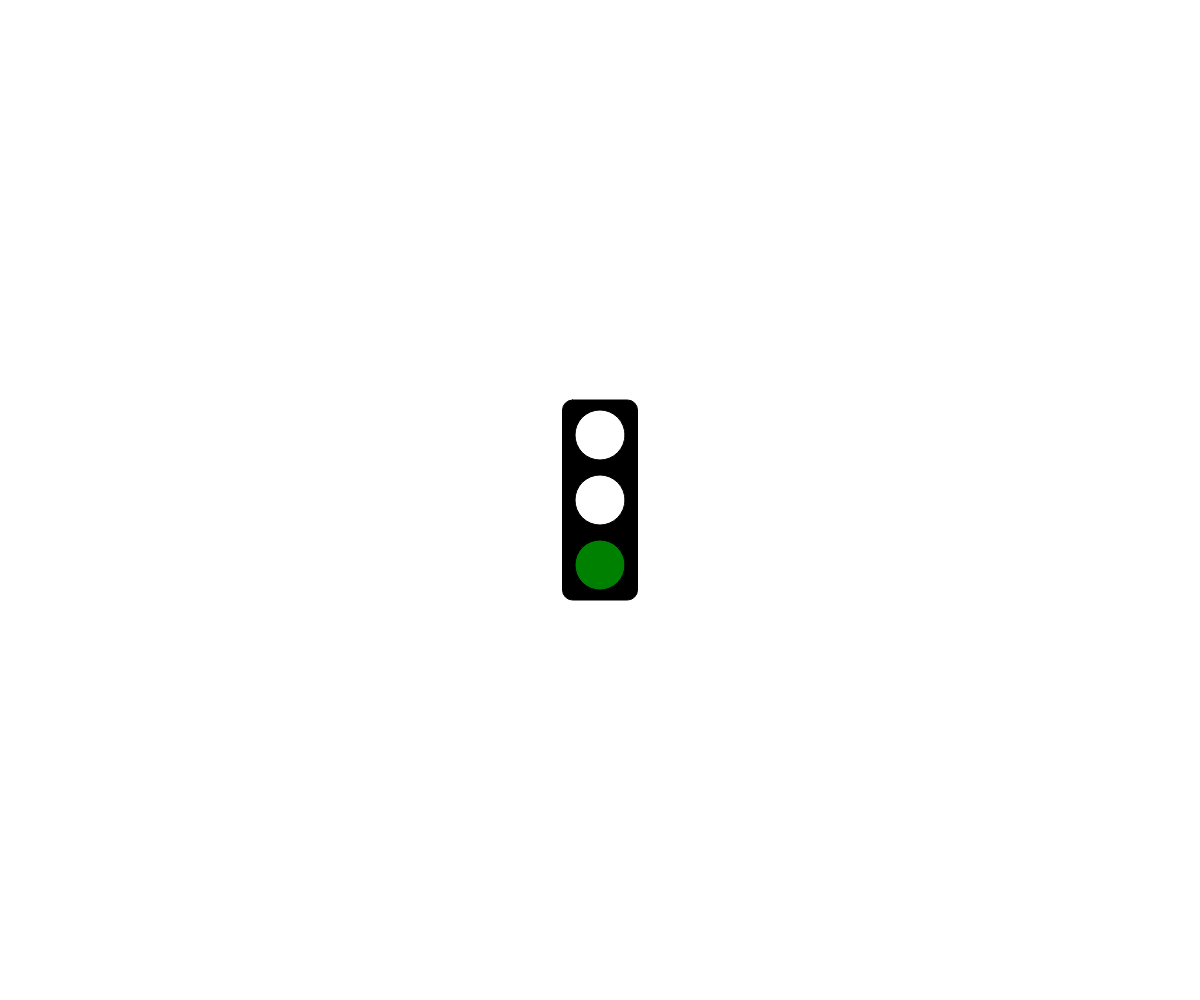
Frame 1 (no input)
Frame 60 (no input): identical to frame 1, image omitted
Frame 120 (the mouse pressed at the canvas centre since frame 60): identical to frame 1, image omitted

The p5.js sketch that drew this single still picture (run headless with seeded random() and noise() and a simulated clock; from frame 60 on, the mouse is pressed at the canvas centre):

// p5.js sketch
// ── sketch.js
// Traffic Light Starter Code
// Theo Martel
// Sept 28

// GOAL: make a 'traffic light' simulator. For now, just have the light
// changing according to time. You may want to investigate the millis()
// function at https://p5js.org/reference/#/p5/millis

let state = "green";
let greenTime = 5000;
let yellowTime = 1000;
let redTime = 5000;
let lastSwitch = 0;


async function setup() {
  createCanvas(windowWidth, windowHeight);
}

function draw() {
  background(255);
  drawOutlineOfLights();
  lightUp();
  console.log(millis());
}

function drawOutlineOfLights() {
  //box
  rectMode(CENTER);
  fill(0);
  rect(width/2, height/2, 75, 200, 10);

  //lights
  fill(255);
  ellipse(width/2, height/2 - 65, 50, 50); //top
  ellipse(width/2, height/2, 50, 50); //middle
  ellipse(width/2, height/2 + 65, 50, 50); //bottom
}

function lightUp() {
  if (state === "green") {
    fill("green");
    ellipse(width/2, height/2 + 65, 50, 50); //bottom
    if (millis() > greenTime + lastSwitch) {
      state = "yellow";
      lastSwitch += greenTime;
    }
  }
  else if (state === "yellow") {
    fill("yellow");
    ellipse(width/2, height/2, 50, 50); //middle
    if (millis() > yellowTime + lastSwitch) {
      state = "red";
      lastSwitch += yellowTime;
    }
  }
  else if (state === "red") {
    fill("red");
    ellipse(width/2, height/2 - 65, 50, 50); //top
    if (millis() > redTime + lastSwitch) {
      state = "green";
      lastSwitch += redTime;
    }
  }
}
